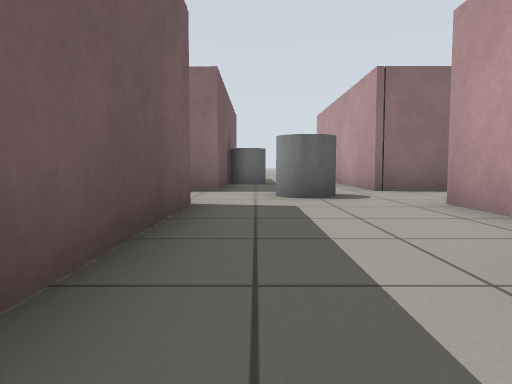
View 1 (above)

12 first-person views from a walk through a Gazebo world. The camera is 0.5 m above the floor, tilts 4° down and sees 70° across. The floor is counted in squares, 1 m on a side. Each view is taken from the middle of a square. On the plan, view 1 faces up. The plan holds only what a view shows up to about 9 squares ahead; the rest is blank.

View 2
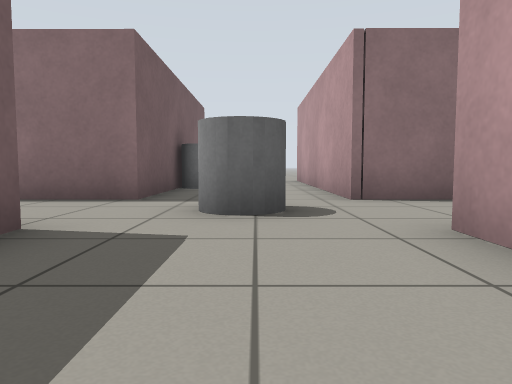

View 3
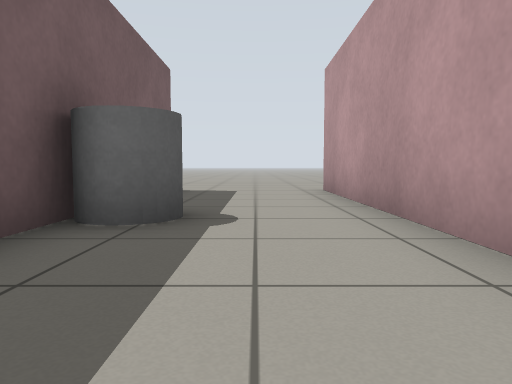

View 4
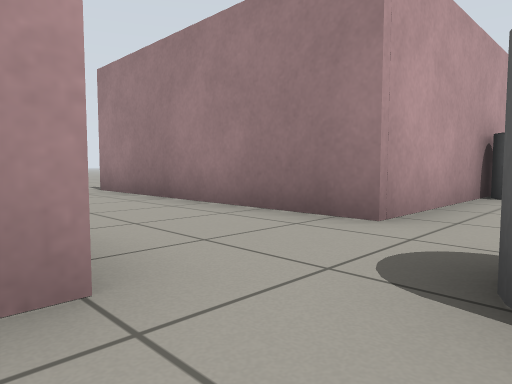

View 5
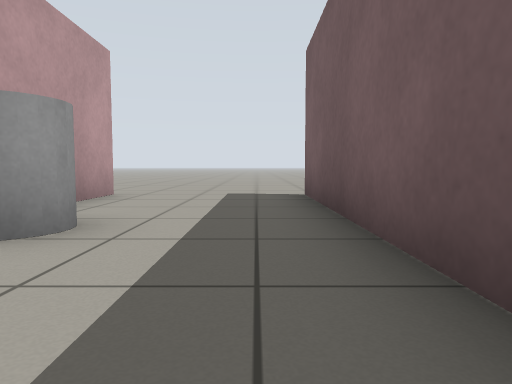

View 6
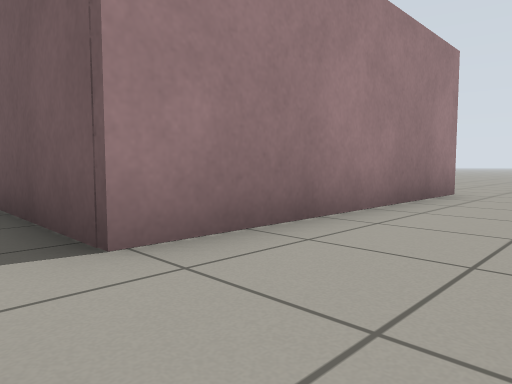

View 7
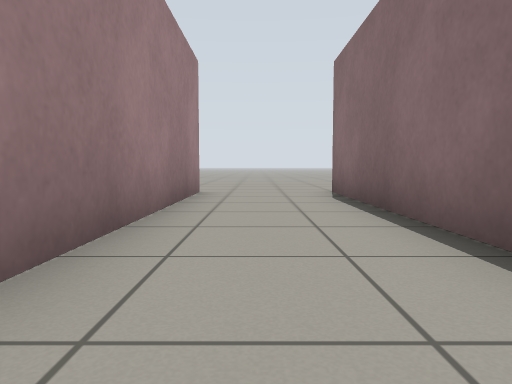

View 8
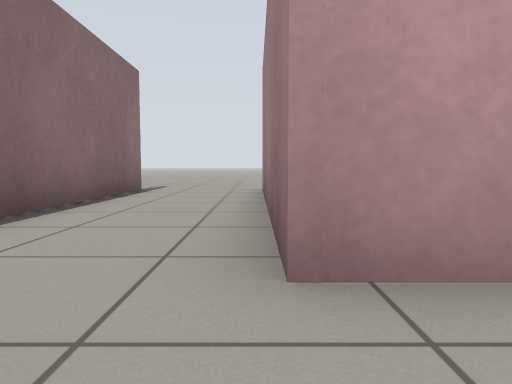

View 9
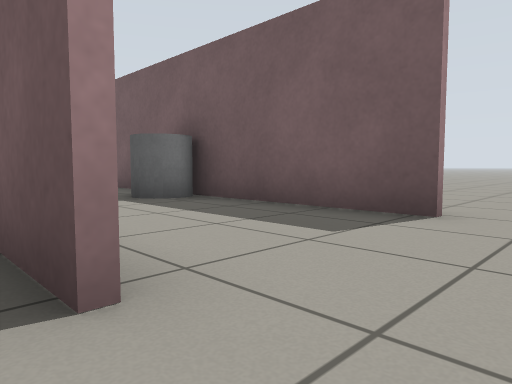

View 10
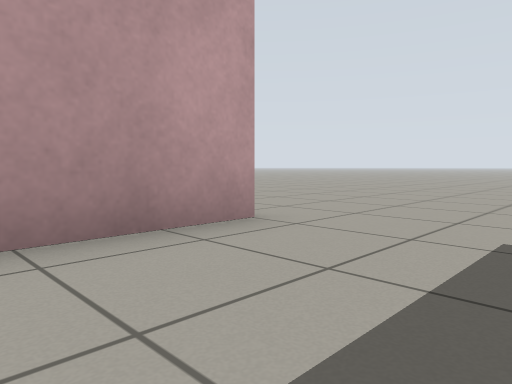

View 11
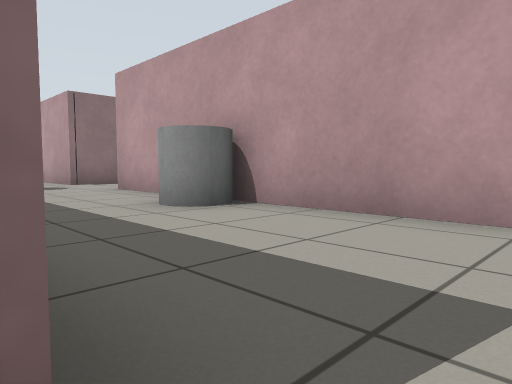

View 12
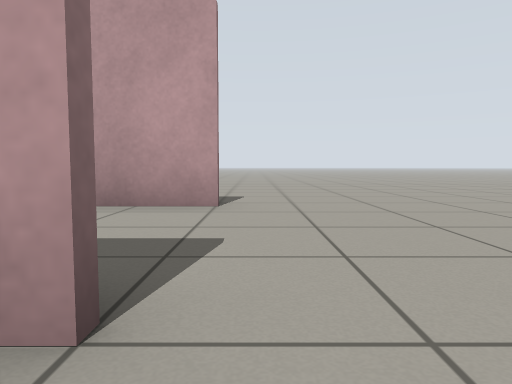

### Floor plan
Key: @ floor where view 1 was taken; # wall or solid block; . floor; C grey cylinder.
Columns run from 8 left of view 1 to 10 right of it. Each row starts with its distance up from view 1.
 16         ....
 15    .........
 14  ......#...#
 13  ..    #...#
 12        #...#
 11        #C..#
 10        #C..#
  9        #...#
  8        #...#
  7 .###### ...#######.
  6 .........C.........
  5 .#######...######..
  4        #...#
  3        #...#
  2        #...#
  1        #..C#
  0        #@..#
 -1        #...#
 -2        #...#....
 -3       ..........
 -4        .........

Where each view was taken, in squares from view 1:
view 1: 0 up, 0 right, facing up
view 2: 2 up, 1 right, facing up
view 3: 7 up, 1 right, facing up
view 4: 8 up, 1 right, facing down-right
view 5: 4 up, 0 right, facing down
view 6: 7 up, 0 right, facing down-left
view 7: 6 up, 0 right, facing left
view 8: 5 up, 1 right, facing right
view 9: 16 up, 3 right, facing down-left
view 10: 0 up, 0 right, facing down-right
view 11: 3 down, 1 left, facing up-right
view 12: 3 down, 2 left, facing right
